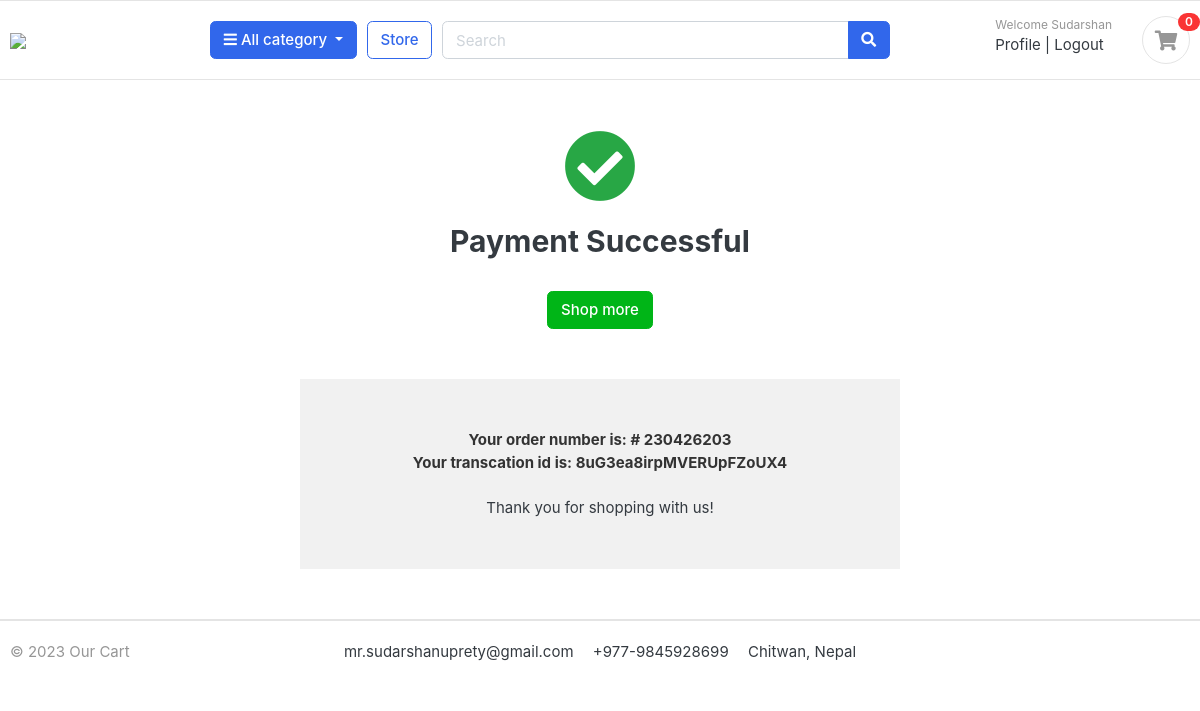
The page /orders/order_complete/ (signed in) on the database as committed earlier.
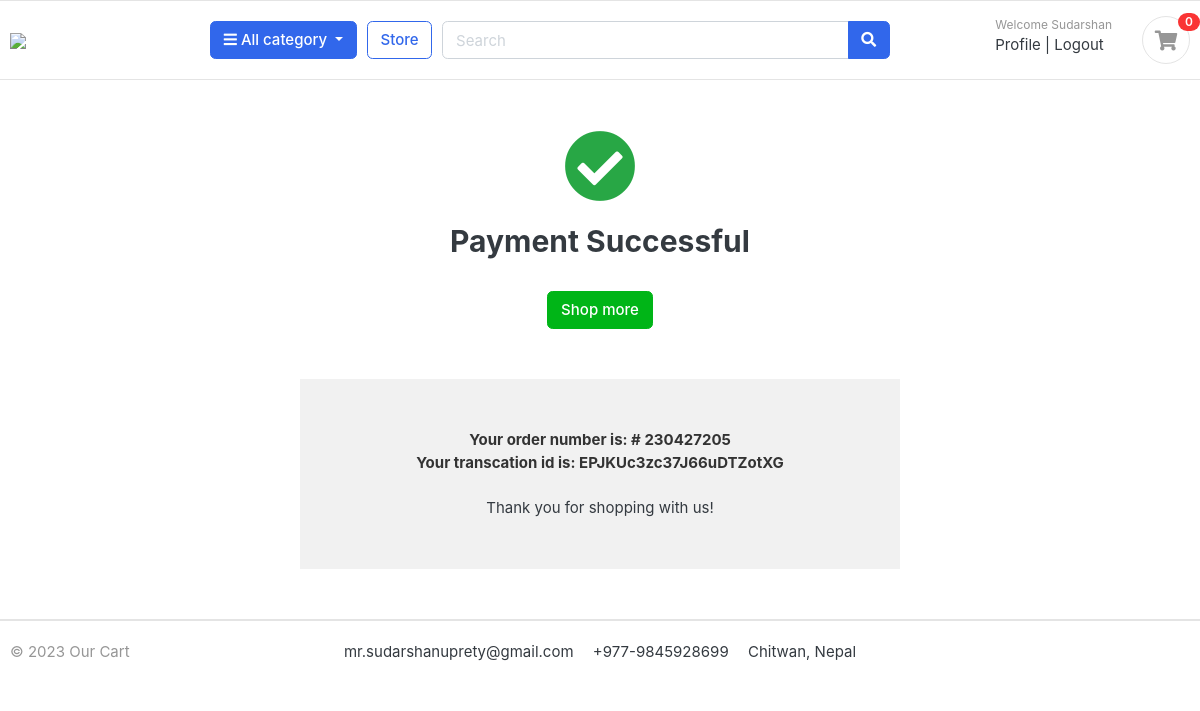
The same page on the database as committed later.
### orders/models.py (models this page shows, shortened)
class Order(models.Model):
    STATUS = (
        ('New', 'New'),
        ('Accepted', 'Accepted'),
        ('Completed', 'Completed'),
        ('Cancelled', 'Cancelled'),
    )
    user = models.ForeignKey(Account, on_delete=models.SET_NULL, null=True)
    payment = models.ForeignKey(Payment, on_delete=models.SET_NULL, null=True, blank=True)
    order_number = models.CharField(max_length=20)
    first_name = models.CharField(max_length=50)
    last_name = models.CharField(max_length=50)
    phone = models.CharField(max_length=15)
    email = models.EmailField(max_length=50)
    address_line_1 = models.CharField(max_length=50)
    address_line_2 = models.CharField(max_length=50, blank=True)
    state = models.CharField(max_length=50)
    city = models.CharField(max_length=50)
    order_note = models.CharField(max_length=100, blank=True)
    order_total = models.FloatField()
    tax = models.FloatField()
    status = models.CharField(max_length=10, choices=STATUS, default='New')
    is_ordered = models.BooleanField(default=False)
    created_at = models.DateTimeField(auto_now_add=True)
    updated_at = models.DateTimeField(auto_now=True)

class Payment(models.Model):
    user = models.ForeignKey(Account, on_delete=models.CASCADE)
    payment_id = models.CharField(max_length=100)
    payment_method = models.CharField(max_length=100)
    amount_paid = models.CharField(max_length=100)
    status = models.CharField(max_length=100)
    created_at = models.DateTimeField(auto_now_add=True)

### orders/views.py (the view)
# urls.py: path('order_complete/',views.order_complete,name='order_complete'),
def order_complete(request):
    order = Order.objects.filter(user=request.user, is_ordered=True).order_by('-created_at').first()
    payment=Payment.objects.filter(user=request.user).order_by("-created_at").first()
    context = {'order': order,'payment':payment}
    return render(request, 'orders/order_complete.html', context)

### carts/context_processor.py (called while the page is built)
def counter(request):
    cart_count=0
    if 'admin' in request.path:
        return {}
    else:
        try:
            cart=Cart.objects.filter(cart_id=_cart_id(request))
            if request.user.is_authenticated:
                cart_items=CartItem.objects.all().filter(user=request.user)
            else:
                cart_items=CartItem.objects.all().filter(cart=cart[:1])
            for cart_item in cart_items:
                cart_count+=cart_item.quantity
        except Cart.DoesNotExist:
            cart_count=0
    return dict(cart_count=cart_count)

### carts/views.py (called while the page is built)
def _cart_id(request):  # this function will get the cart id and will use that cart id in add_cart function
    cart = request.session.session_key
    if not cart:
        cart = request.session.create()
    return cart

### category/context_processors.py (called while the page is built)
def menu_links(request):
    links=Category.objects.all()
    return dict(links=links)

### category/models.py (called while the page is built)
    def get_url(self):
        return reverse('products_by_categories',args=[self.slug])

### templates/orders/order_complete.html
{% extends 'base.html' %}
{% load static %}
{% block content %}
<div class="container" style="margin-top: 50px;">
  <center><i class="fas fa-check-circle" style="font-size: 72px;margin-bottom: 20px;color: #28A745;"></i></center>
  <h2 class="text-center">Payment Successful</h2>
  <br>
  <div class="text-center">
    <a href="{% url 'store' %}" class="btn btn-success">Shop more</a>
  </div>
</div>
<div class="container" style="margin: 0 auto;width: 50%;padding: 50px;background: #f1f1f1;margin-top: 50px;margin-bottom: 50px;">
    <div class="row invoice row-printable">
      <div class="col-md-12">
        <div class="panel panel-default plain" id="dash_0">
          <div class="panel-body p30">
            <div class="row">
              <div class="col-lg-12">
                <div class="invoice-footer mt25">
                  <p class="text-center" style="font-weight: bold; color: #333;">Your order number is: # {{order.order_number}}</p>
                </div>
                <div class="invoice-footer mt25">
                    <p class="text-center" style="font-weight: bold; color: #333;">Your transcation id is: {{payment.payment_id}}</p>
                  </div>
                  <br>
                <div class="invoice-footer mt25">
                  <p class="text-center">Thank you for shopping with us!</p>
                </div>
              </div>
            </div>
          </div>
        </div>
      </div>
    </div>
  </div>
{%endblock%}

Rows that differ between the two databases and show on the page:
no longer on this page (row unchanged): Order: order_number "230426203"
no longer on this page (row unchanged): Payment: payment_id "8uG3ea8irpMVERUpFZoUX4"
added Order: order_number "230427205"
added Payment: payment_id "EPJKUc3zc37J66uDTZotXG"
